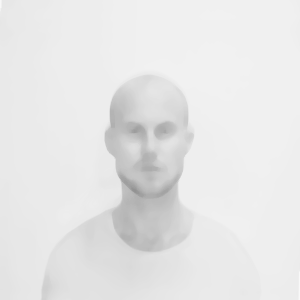
#> input picture 3006.png, 300 x 300 px
$ jupyter execute face_plane.ipynb
#> lines starting #> are read from the running program, lines starting #| are printed output that depends on the picture
### misc.py
__author__ = 'Max Thorsson'
import numpy as np
import matplotlib.pyplot as plt
import matplotlib.ticker as mticker
from matplotlib.ticker import AutoMinorLocator
import seaborn as sns
import matplotlib as mpl
import cv2
#to estimate the angle between three points, used in the AOI outline
def angle_btw(a, b, c):
    ba = a - b
    bc = c - b
    cosine_angle = np.dot(ba, bc) / (np.linalg.norm(ba) * np.linalg.norm(bc))
    angle = np.arccos(cosine_angle)
    return angle
#plotting function for AOIs and facial landmarks
def plot_aoi(dst_pts,r,ax):
    mpl.rcParams['font.family'] = 'Times New Roman'
    plt.set_cmap("Set2")
    c2 = np.sqrt(
        abs(dst_pts[0][1] - dst_pts[2][1])**2 +
        abs(dst_pts[0][0] - dst_pts[2][0])**2)
    c = abs(dst_pts[0][0] - dst_pts[1][0])
    angle = angle_btw(dst_pts[0], dst_pts[2], dst_pts[1]) / 2
    angle2 = angle_btw(dst_pts[0], dst_pts[1], dst_pts[2])
    alpha = np.arccos((r**2 + c**2 - r**2) / (2 * r * c))
    alpha2 = np.arccos((r**2 + c2**2 - r**2) / (2 * r * c2)) + angle
    alpha3 = np.arccos((r**2 + c2**2 - r**2) / (2 * r * c2)) + angle2
    angs = [np.linspace(alpha, 2 * np.pi - alpha3, 300), np.linspace(-np.pi + alpha3, np.pi - alpha, 300),np.linspace(np.pi / 2 + alpha2, np.pi * 2 + np.pi / 2 - alpha2, 300)]
    for p,ang in zip(dst_pts,angs):
        plt.plot(np.cos(ang)*r+p[0],np.sin(ang)*r+p[1],lw=1,ls=':',c='k',alpha=0.6)
    plt.plot(np.linspace(0,0,300)+150,np.linspace(150,np.sin(alpha)*r+dst_pts[0][1],300),lw=1,ls='-',c='k')
    plt.plot(np.linspace(150,np.cos(2*np.pi-alpha3)*r+dst_pts[0][0],300),np.linspace(150,np.sin(2*np.pi-alpha3)*r+dst_pts[0][1],300),lw=1,ls='-',c='k')
    plt.plot(np.linspace(150,np.cos(-np.pi+alpha3)*r+dst_pts[1][0],300),np.linspace(150,np.sin(2*np.pi-alpha3)*r+dst_pts[0][1],300),lw=1,ls='-',c='k')
    l1 = list(range(0, 305, 50))
    l1.reverse()
    l1 = [-l for l in l1]
    l2 = list(range(50, 305, 50))
    l1.extend(l2)
    ax.set_xticks(np.arange(0,301,25))
    ax.set_xticklabels(l1)
    ax.set_yticks(np.arange(0,301,25))
    ax.set_yticklabels(l1)
    ax.set_xlim(0,300)
    ax.set_ylim(50,250)
    ax.set_ylabel('Y face center offset  (cm)',fontsize=7)
    ax.set_xlabel('X face center offset (cm)',fontsize=7)
    ax.yaxis.set_minor_locator(AutoMinorLocator(4))
    ax.tick_params(axis='both',which='major',length=6,width=1,labelsize=7)
    plt.subplots_adjust(bottom=0.2)
    ax.legend(loc=0,fontsize=7)
    plt.tight_layout()
    return ax

### face_plane.ipynb
# Calculations and transformations for face plane

In the below examples, datapoints to represent raw data, from the different conditions, left eye, right eye and the mouth are generated.

[cell 1]
import numpy as np
import matplotlib.pyplot as plt
import matplotlib.ticker as mticker
from matplotlib.ticker import AutoMinorLocator
import seaborn as sns
import matplotlib as mpl
import cv2

names = ['left eye', 'right eye', 'mouth', 'outside']#names of the facial landmark locations
cm = 1 / 2.54 #scale of plots from inch to cm
img = plt.imread('3006.png', format=None)#background image
#> img is the input picture: shape (300, 300, 3) float32; mean R, G, B 0.904, 0.904, 0.904
img = np.flipud(img)
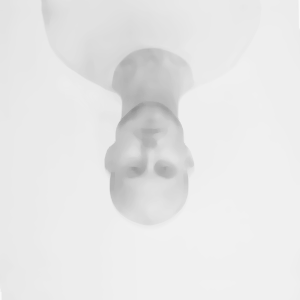
#> img: shape (300, 300, 3) float32; mean R, G, B 0.904, 0.904, 0.904
col = ['#66c2a5', '#fc8d62', '#8da0cb', '#e78ac3'] #color list

#points as measured on individuals, all with reference to the center between nosedrils
eye_x = 61.8
eye_y = 45.2
eye_z = 16.6
mouth_y = 17.8
mouth_z = 2.
head_w = 126.6
r = 0.5 * (head_w) #classification distance for AOIs: 6.3cm

#scaling for the projection on the image
r = r/2
new_y = (eye_y + mouth_y) * 0.5
a1 = np.array([-eye_x * 0.5, new_y]) / 2
a2 = np.array([eye_x / 2, new_y]) / 2
a3 = np.array([0., -new_y]) / 2
c = np.array([150, 150])#image center

dst_pts = np.array([a1 + c, a2 + c, a3 + c])#the destination locations of the true facial landmarks

#generation of simulated data of uncalibrated gaze locations
data_p = [np.random.normal(0., 4, size=(2, 60 * 4)) + i.reshape(-1, 1) for i in dst_pts]
M = np.array([[0.8, 0.33898415, -41.8265475],
              [-0.33898415, 0.94079208, 59.52971478]])#affine transformation matrix
data_p = [cv2.transform(np.array([xy3.T]), M)[0].T for xy3 in data_p]#distortion of points

src_pts = np.array([(np.median(p[0]),np.median(p[1])) for  p in data_p])#the median of the source projected facial landmarks

[cell 2]
#plotting function
from misc import plot_aoi

In the below example code the raw data points and their median are plotted, as well as the destination points.

[cell 3]
fig, ax = plt.subplots(figsize=(12 * cm, 9 * cm))
ax.imshow(img)
plt.gca().invert_yaxis()
for n, c, xy3 in zip(names, col, data_p):
    ax.scatter(*xy3, alpha=0.1, label=n, c=c)

plt.scatter(*src_pts.T, alpha=0.9, marker='x', c='k', label='source (median)', s=16)
plt.scatter(*dst_pts.T, alpha=0.9, marker='x', c='r', label='target', s=16)
ax=plot_aoi(dst_pts,r,ax)
plt.show()
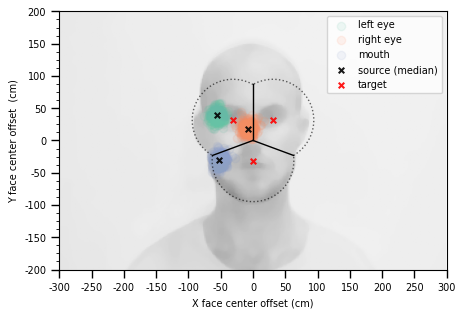
#> figure drawn by matplotlib, 1 panel

In the below example code the affine transformation matrix (M2) that transforms the three points (src_pts),to the three points (dst_pts) is estimated. The matrix (M2) is then used to correct all the raw points.

[cell 4]
fig, ax =plt.subplots(figsize=(12*cm, 9*cm))
ax.imshow(img)
plt.gca().invert_yaxis()

M2, mask = cv2.estimateAffine2D(src_pts,dst_pts)
for n,c,xy3 in zip(names,col,data_p):
    dst=cv2.transform(np.array([xy3.T]), M2)[0].T
    ax.scatter(*dst,alpha=0.1,label=n,c=c)

plt.scatter(*dst_pts.T,alpha=0.9,marker='x',c='r',label='target',s=16)
ax=plot_aoi(dst_pts,r,ax)
plt.show()
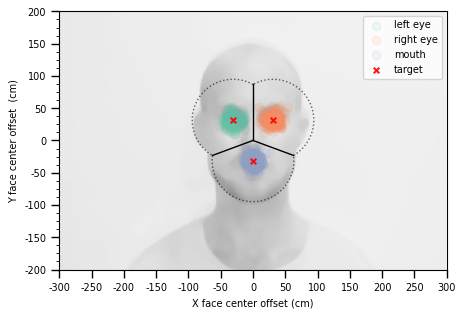
#> figure drawn by matplotlib, 1 panel
